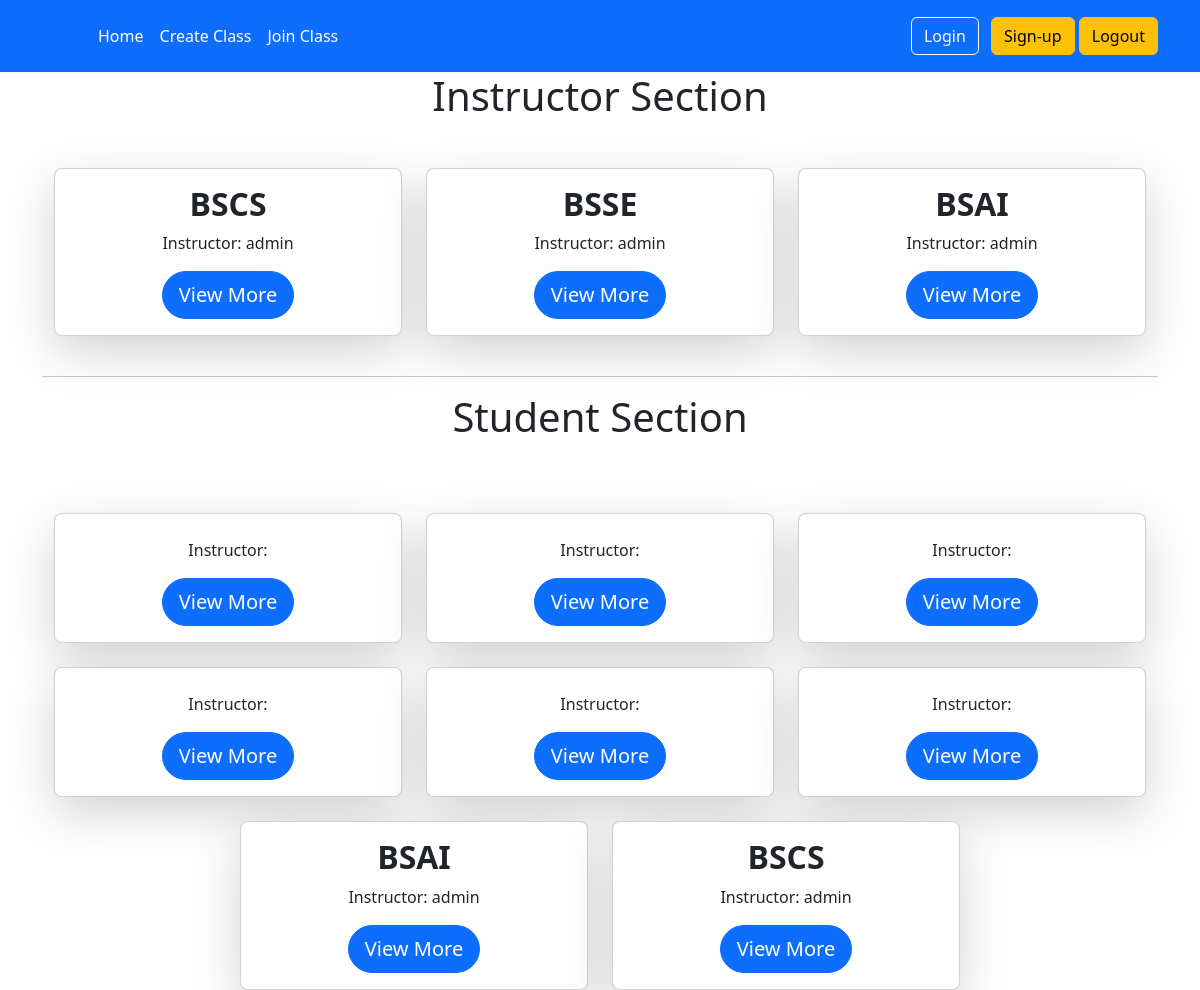
The app's page / (signed in) with its own data.
### authz/models.py (models this page shows, shortened)
class GoogleClass(models.Model):
    class_name = models.CharField(max_length=255)
    class_code = models.CharField(max_length=100)
    instructor = models.ForeignKey(User, null=True, blank=True ,on_delete=models.CASCADE)

class Student(models.Model):
    name = models.ForeignKey(User,on_delete=models.CASCADE)
    profilepic = models.FileField(upload_to='image/',null=True,blank=True)
    students = models.ForeignKey(GoogleClass,on_delete=models.CASCADE,null=True,related_name='classinstructor')

### home/views/home_view.py (the view)
# urls.py: path('',include('home.urls')),
@login_required
def home(request):
    current_user = request.user
    googlcls = GoogleClass.objects.filter(instructor__username = current_user)
    googlclss = Student.objects.filter(name=current_user)
    context = {
        'classs': googlcls,
        'std': googlclss,
    }
    return render(request,'home.html',context)

### templates/home.html (shortened to what this page needs)
{% extends "base.html" %}
{% block content %}
<h1 class="text-center">Instructor Section</h1>
<div class="container mt-5">
    <div class="row justify-content-center">
        {% for clas in classs %}
        <div class="col-md-4 mb-4">
            <div class="card shadow-lg rounded-3">
                <div class="card-body text-center">
                    <h2 class="card-title fw-bold">{{ clas.class_name }}</h2>
                    <p class="card-text">Instructor: {{ clas.instructor.username }}</p>
                    <a href="{% url 'resource' clas.id %}" class="btn btn-primary btn-lg rounded-pill">View More</a>
                </div>
            </div>
        </div>
        {% endfor %}
    </div>
</div>
<hr>
<h1 class="text-center">Student Section</h1>
<div class="container mt-5">
    <div class="row justify-content-center">
        {% for stds in std %}
        <div class="col-md-4 mt-4">
            <div class="card shadow-lg rounded-3">
                <div class="card-body text-center">
                    <h2 class="card-title fw-bold">{{ stds.students.class_name }}</h2>
                    <p class="card-text">Instructor: {{ stds.students.instructor.username }}</p>
                    <a href="{% url 'resource' stds.id %}" class="btn btn-primary btn-lg rounded-pill">View More</a>
                </div>
            </div>
        </div>
        {% endfor %}
    </div>
</div>
{% endblock content %}

### records on screen
GoogleClass: class_name "BSCS", instructor.username "admin"
GoogleClass: class_name "BSSE", instructor.username "admin"
GoogleClass: class_name "BSAI", instructor.username "admin"
Student: students.class_name "BSAI", students.instructor.username "admin"
Student: students.class_name "BSCS", students.instructor.username "admin"
